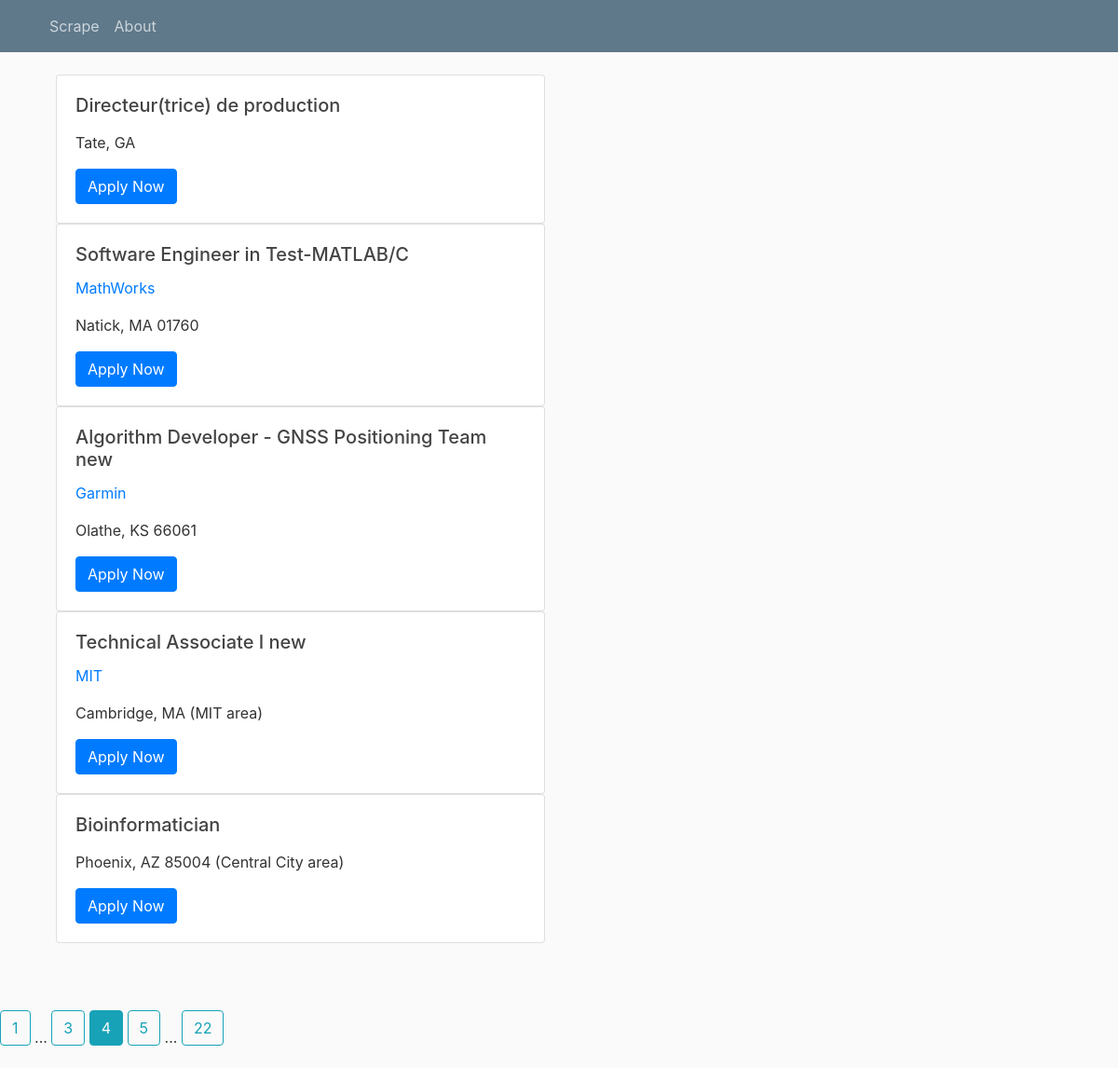
/home?page=4, run on the app's committed database.
### scrape/models.py (models this page shows, shortened)
class data(db.Model):
    id = db.Column(db.Integer, primary_key=True)
    post_name = db.Column(db.String(120))
    href_post = db.Column(db.String(120))
    name_company = db.Column(db.String(120))
    href_company = db.Column(db.String(120))
    location=db.Column(db.String(120))
    salary=db.Column(db.String(120))
    verif=db.Column(db.String(120),unique=True)

### scrape/routes.py (the view)
@app.route("/home")
def home():
    page = request.args.get('page', 1, type=int)
    posts = data.query.order_by(data.id.desc()).paginate(page=page, per_page=5)
    return render_template('home.html', posts=posts)

### scrape/templates/home.html (shortened to what this page needs)
<!DOCTYPE html>
<html>
<head>
    <link rel="stylesheet" href="https://maxcdn.bootstrapcdn.com/bootstrap/4.0.0/css/bootstrap.min.css">
    <link rel="stylesheet" type="text/css" href="{{ url_for('static', filename='main.css') }}">
</head>
<body>
    <header class="site-header">
      <nav class="navbar navbar-expand-md navbar-dark bg-steel fixed-top">
        <div class="container">
          <div class="collapse navbar-collapse" id="navbarToggle">
            <div class="navbar-nav mr-auto">
              <a class="nav-item nav-link" href="{{ url_for('save') }}">Scrape</a>
              <a class="nav-item nav-link" href="">About</a>
            </div>
          </div>
        </div>
      </nav>
    </header>
    <div class="container">
    {% for post in posts.items %}
      <div class="col-sm-6">
        <div class="card">
          <div class="card-body">
            <h5 class="card-title">{{ post.post_name }}</h5>
            <p class="card-text"><a href="{{ post.href_company }}">{{ post.name_company }}</a></p>
            <p class="card-text">{{ post.location }}</p>
            <a href="{{ post.href_post }}" class="btn btn-primary">Apply Now</a>
          </div>
        </div>
      </div>
    {% endfor %}
  </div>
  <br>
  <br>
  <br>
    {% for page_num in posts.iter_pages(left_edge=1,right_edge=1,left_current=1,right_current=2) %}
         {% if page_num %}
             {% if posts.page==page_num %}
              <a class="btn btn-info mb-4" href="{{ url_for('home',page=page_num) }}">{{ page_num }}</a>
              {% else %}
              <a class="btn btn-outline-info mb-4" href="{{ url_for('home',page=page_num) }}">{{ page_num }}</a>
              {% endif %}
          {% else %}
             ...
         {% endif %}
    {% endfor %}
</body>
</html>

### scrape/static/main.css (style rules this page uses)
body { background: #fafafa; color: #333333; margin-top: 5rem; }
h1, h2, h3, h4, h5, h6 { color: #444444; }
.bg-steel { background-color: #5f788a; }
.site-header .navbar-nav .nav-link { color: #cbd5db; }

### data on the page
data: post_name "Directeur(trice) de production", location "Tate, GA"
data: post_name "Software Engineer in Test-MATLAB/C", name_company "MathWorks", location "Natick, MA 01760"
data: post_name "Algorithm Developer - GNSS Positioning Team new", name_company "Garmin", location "Olathe, KS 66061"
data: post_name "Technical Associate I new", name_company "MIT", location "Cambridge, MA (MIT area)"
data: post_name "Bioinformatician", location "Phoenix, AZ 85004 (Central City area)"

### other printed values
{{ page_num }} "1" "3" "5" "22"
{{ page_num }} "4"
